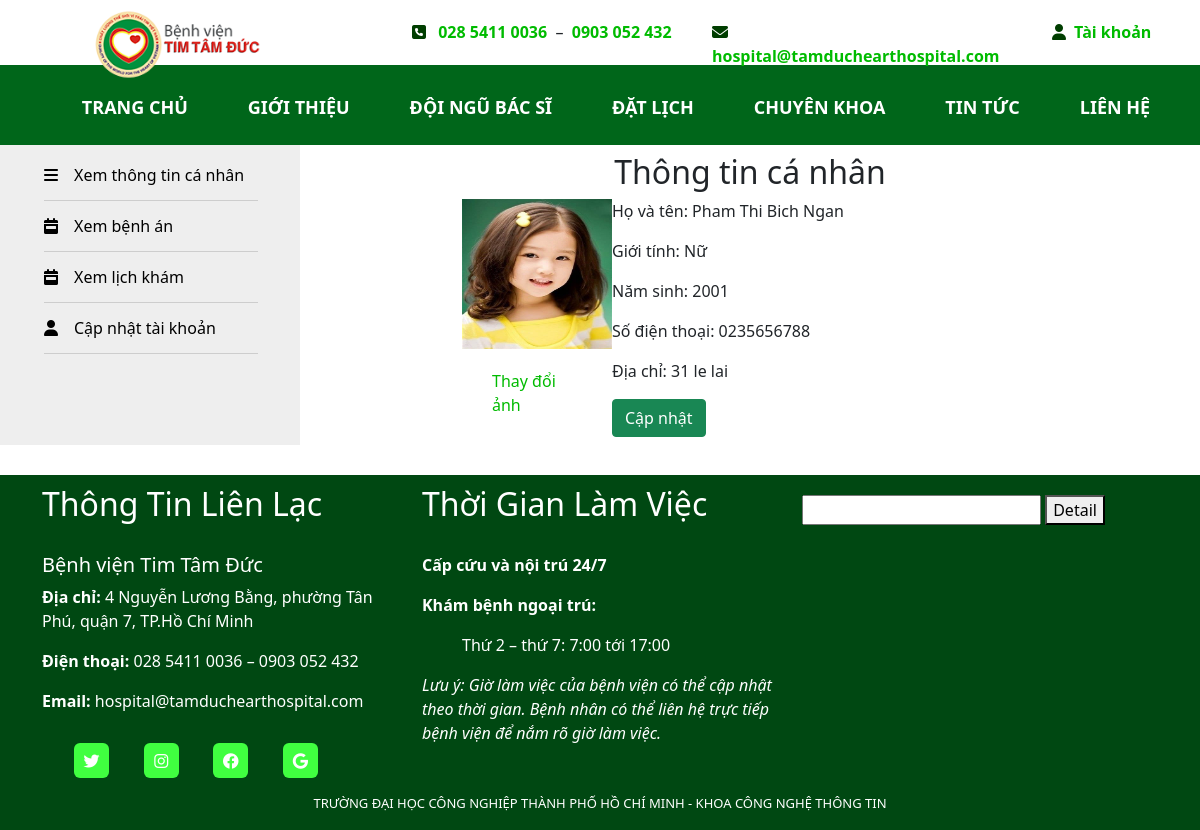
Screenshot of /patient/showinformation.php (signed in) with the database file from the repository.
### tables this page shows
CREATE TABLE `benhnhan` (
  `id_benhnhan` int(10) UNSIGNED NOT NULL,
  `tenbenhnhan` varchar(100) NOT NULL,
  `gioitinh` varchar(50) NOT NULL,
  `namsinh` varchar(11) NOT NULL,
  `diachi` varchar(100) NOT NULL,
  `sdt` varchar(100) NOT NULL,
  `hinhanh` varchar(255) NOT NULL,
  `token` varchar(100) NOT NULL
);

### patient/showinformation.php (the view, shortened to what this page needs)
<?php
include("../class/patient.php");
$p = new patient();
?>
<!DOCTYPE html>
<html lang="en">
<head>
    <link href="https://cdn.jsdelivr.net/npm/bootstrap@5.0.2/dist/css/bootstrap.min.css" rel="stylesheet">
    <link rel="stylesheet" href="https://use.fontawesome.com/releases/v5.7.2/css/all.css">
</head>
<body>
    <?php
    include("header.php");
    include("menu.php");
    ?>
    <div class="row" style="margin: 0px;">
        <nav class="col-3">
            <ul>
                <li><a href="showinformation.php"><i class="fa fa-bars"></i>&emsp;Xem thông tin cá nhân</a></li>
                <li><a href="xembenhan.php"><i class="fa fa-calendar-week"></i>&emsp;Xem bệnh án</a></li>
                <li><a href="xemlichkham.php"><i class="fa fa-calendar-week"></i>&emsp;Xem lịch khám</a></li>
                <li><a href="updateaccount.php"><i class="fa fa-user"></i>&emsp;Cập nhật tài khoản</a></li>
            </ul>
        </nav>
        <div class="information col-9">
            <h2 class="text-center pt-2">Thông tin cá nhân</h2>
            <div class="row">
                <div class="img col-4">
                 <img src="../img/<?php
                    if(isset($_SESSION['id_user']))
                    {
                        echo $p->laycot("SELECT hinhanh FROM benhnhan WHERE id_benhnhan=".$_SESSION['id_user']."");
                    }
                    elseif(isset($_SESSION['user_token']))
                    {
                        echo $p->laycot("SELECT hinhanh FROM benhnhan WHERE token=".$_SESSION['user_token']."");
                    }
                    ?>" style="margin-left: 150px" width="150px" height="150px" alt="">
                    <p style="padding-top:20px; margin-left:180px;"><a href="#" style="text-decoration: none; color:#00bb00" data-toggle="modal" data-target="#change_image">Thay đổi ảnh</a></p>
                </div>
                <?php
                    if(isset($_SESSION['id_user']))
                    {
                        $p->xemthongtin("SELECT * FROM benhnhan WHERE id_benhnhan =".$_SESSION['id_user']."");
                    }
                    else
                    {
                        $p->xemthongtin("SELECT * FROM benhnhan WHERE token=".$_SESSION['user_token']."");
                    }
                ?>
            </div>
        </div>
    </div>
    <?php
    include("footer.php");
    ?>
</body>
</html>

### class/patient.php (shortened to what this page needs)
<?php
class patient
{
    function connect()
    {
        $con = mysqli_connect("localhost","root","","benhvien");
        if(!$con)
        {
            echo "Không kết nối cơ sở dữ liệu";
            exit();
        }
        else
        {
            mysqli_set_charset($con,"utf8");
            return $con;
        }
    }
    function laycot($sql)
    {
        $link = $this->connect();
        $ketqua = mysqli_query($link,$sql);
        $i=mysqli_num_rows($ketqua);
        $giatri ='';
        if($i>0)
        {
            while($row = mysqli_fetch_array($ketqua))
            {
                $id = $row['0'];
                $giatri = $id;
            }
        }
        return $giatri;
    }
		public function xemthongtin($sql)
		{
			$link = $this->connect();
			$ketqua = mysqli_query($link,$sql);
			$i = mysqli_num_rows($ketqua);
			if($i>0)
			{
				while($row = mysqli_fetch_array($ketqua))
				{
					$hoten = $row['tenbenhnhan'];
					$gioitinh = $row['gioitinh'];
					$tuoi = $row['namsinh'];
					$sdt = $row['sdt'];
					$diachi = $row['diachi'];
					echo '
				<div class="information-details col-8 float-right" >
				   <p class="font-weight-bold">Họ và tên: '.$hoten.'</p>
				   <p class="font-weight-bold">Giới tính: '.$gioitinh.'</p>
				   <p class="font-weight-bold">Năm sinh: '.$tuoi.'</p>
				   <p class="font-weight-bold">Số điện thoại: '.$sdt.'</p>
				   <p class="font-weight-bold">Địa chỉ: '.$diachi.'</p>
				   <div class="nut">
						<button type="button" class="btn btn-success" data-toggle="modal" data-target="#myModal">Cập nhật</button>
					</div>
				</div>
				'
					;
				}
			}
		}
}
?>

### patient/showinformation.php (style rules this page uses)
nav { line-height: 30px; background-color: #eeeeee; height: 300px; width: auto; float: left; padding: 5px; }
nav ul { padding-right: 30px; }
nav ul li { padding: 10px 0px; border-bottom: 1px solid #cdcdcd; }
nav ul li a { color: black; text-decoration: none; }
nav ul { list-style: none; }

### patient/header.php (style rules this page uses)
li>a { color: #00bb00; }

### rows the page displays
benhnhan: hinhanh (picture), tenbenhnhan "Pham Thi Bich Ngan", gioitinh "Nữ", namsinh "2001", sdt "0235656788", diachi "31 le lai"
